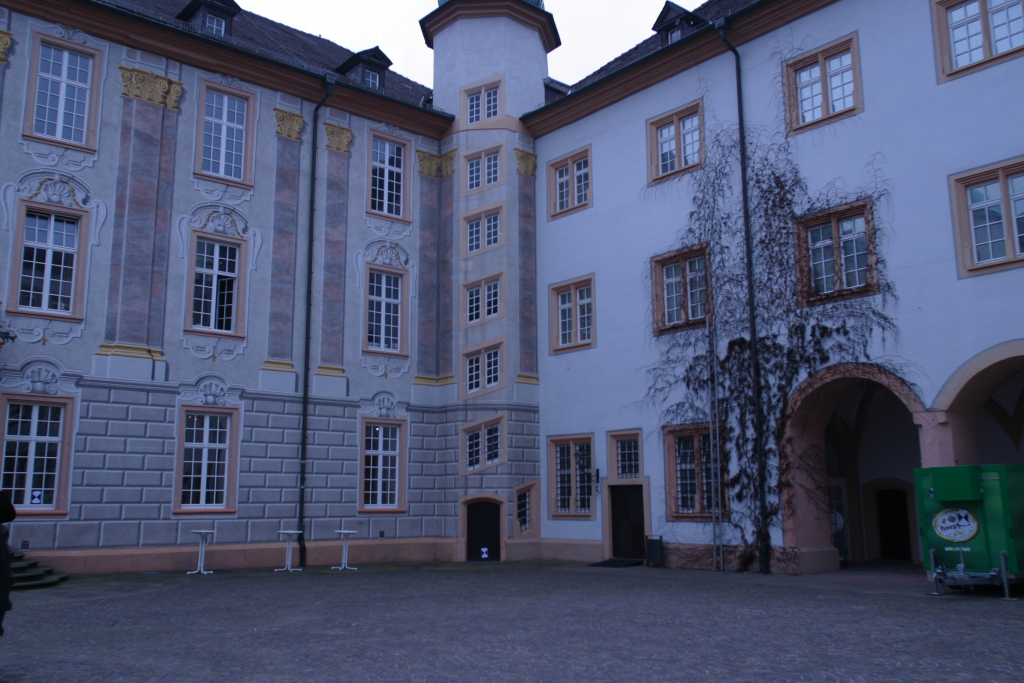
#> input picture images/0000.jpg, 3072 x 2048 px (shown at 1/3 size)
$ python -i detect_match.py   (imports and definitions only)
#> lines starting #> are read from the running program, lines starting #| are printed output that depends on the picture
# detect_match.py
# reference: https://docs.opencv.org/4.x/dc/dc3/tutorial_py_matcher.html
#https://www.geeksforgeeks.org/sift-interest-point-detector-using-python-opencv/# ----------------
# - Detect keypoints and compute descriptors (using ORB).
# - BRUTE FORCE MATCHER
# - Match keypoints between images (considering consecutive pairs).
# - Filter matches (e.g., using ratio tests).


import cv2
import numpy as np

def detect_and_match(images):
    """
    Detects keypoints and matches for consecutive image pairs.

    For each consecutive pair (images[i] and images[i+1]):
      - Converts images to grayscale.
      - Detects keypoints and computes ORB descriptors.
      - Uses a BFMatcher with Hamming distance and applies the ratio test.
    Returns a list of dictionaries (one per pair) with:
      - 'img1', 'img2': the original images.
      - 'kp1', 'kp2': keypoints for each image.
      - 'matches': list of filtered matches.
    """

    orb = cv2.ORB_create()
    bf = cv2.BFMatcher(cv2.NORM_HAMMING, crossCheck=False)
    match_results = []
    for i in range(len(images) - 1):
        img1_gray = cv2.cvtColor(images[i], cv2.COLOR_BGR2GRAY)
        img2_gray = cv2.cvtColor(images[i+1], cv2.COLOR_BGR2GRAY)

        kp1, des1 = orb.detectAndCompute(img1_gray, None)
        kp2, des2 = orb.detectAndCompute(img2_gray, None)
        knn_matches = bf.knnMatch(des1, des2, k=2)
        ratio_thresh = 0.75
        good_matches = []
        for m, n in knn_matches:
            if m.distance < ratio_thresh * n.distance:
                good_matches.append(m)
        good_matches = sorted(good_matches, key=lambda x: x.distance)
        match_results.append({
            "img1": images[i],
            "img2": images[i+1],
            "kp1": kp1,
            "kp2": kp2,
            "matches": good_matches
        })

    return match_results


    '''
def detect_and_match(images):
    """
    Detects keypoints and matches for consecutive image pairs using SIFT descriptors.

    For each consecutive pair (images[i] and images[i+1]):
      - Converts images to grayscale.
      - Detects keypoints and computes SIFT descriptors.
      - Uses a BFMatcher (default NORM_L2) and applies Lowe's ratio test.
    Returns a list of dictionaries (one per pair) with:
      - 'img1', 'img2': the original images.
      - 'kp1', 'kp2': keypoints for each image.
      - 'matches': list of filtered DMatch objects.
    """
    # Initiate SIFT detector
    sift = cv2.SIFT_create()
    # Create BFMatcher with default parameters (L2 norm)
    bf = cv2.BFMatcher()

    match_results = []

    for i in range(len(images) - 1):
        # Convert images to grayscale
        img1_gray = cv2.cvtColor(images[i], cv2.COLOR_BGR2GRAY)
        img2_gray = cv2.cvtColor(images[i+1], cv2.COLOR_BGR2GRAY)

        # Detect keypoints and compute SIFT descriptors
        kp1, des1 = sift.detectAndCompute(img1_gray, None)
        kp2, des2 = sift.detectAndCompute(img2_gray, None)

        # Obtain the two best matches for each descriptor
        knn_matches = bf.knnMatch(des1, des2, k=2)
        ratio_thresh = 0.75
        good_matches = []
        for m, n in knn_matches:
            # Apply Lowe's ratio test
            if m.distance < ratio_thresh * n.distance:
                good_matches.append(m)

        # Sort the good matches by ascending distance
        good_matches = sorted(good_matches, key=lambda x: x.distance)

        match_results.append({
            "img1": images[i],
            "img2": images[i+1],
            "kp1": kp1,
            "kp2": kp2,
            "matches": good_matches
        })

    return match_results
    '''

>>> import cv2
>>> picture = cv2.imread('../images/0000.jpg', cv2.IMREAD_GRAYSCALE)
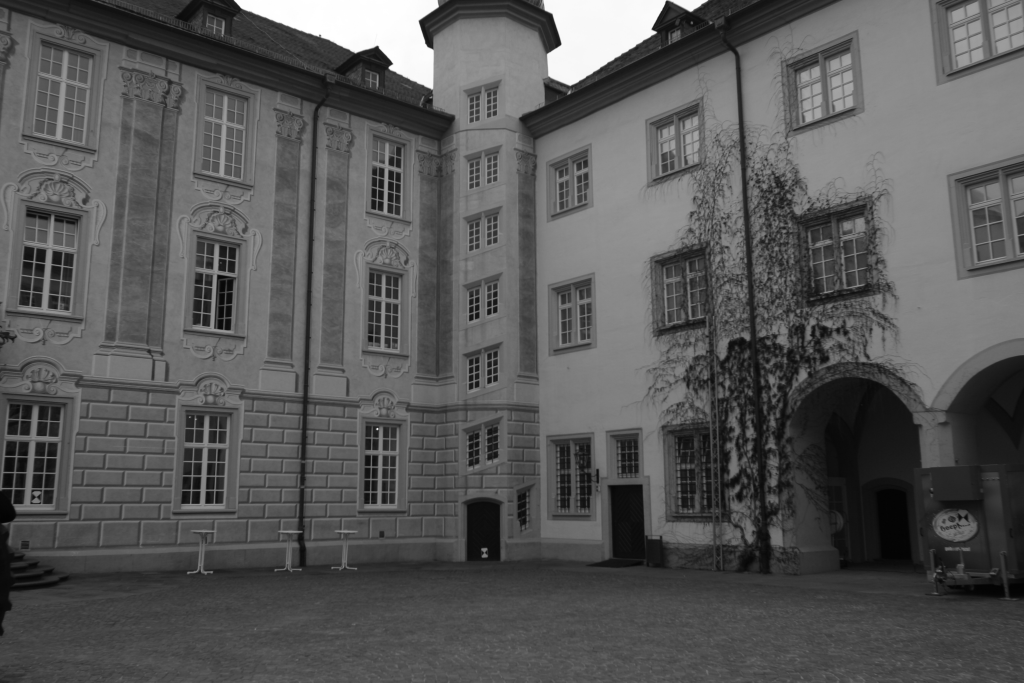
#> picture: shape (2048, 3072) (shown at 1/3 size); min 1, max 255, mean 87
#> the loop in detect_and_match, `for i in range(len(images) - 1):` made 1 pass
#> after the loop in detect_and_match, `for i in range(len(images) - 1):`: match_results = []
#> (the run stopped early here; a loop or call above may not have finished)

$ run again, on images/0001.jpg
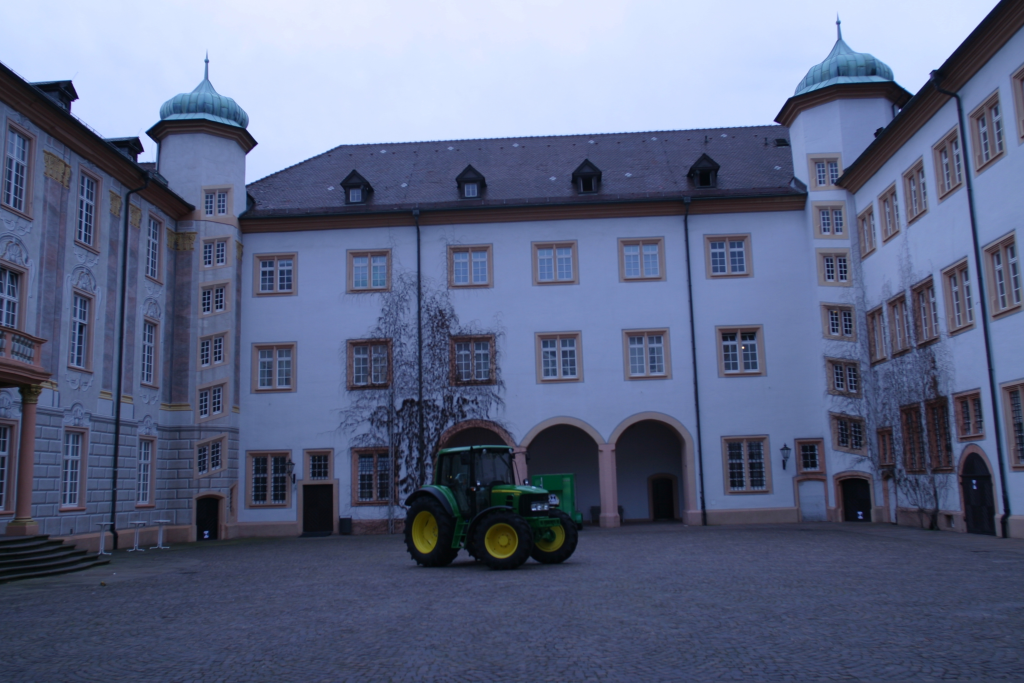
#> input picture images/0001.jpg, 3072 x 2048 px (shown at 1/3 size)
#> `picture = cv2.imread('../images/0000.jpg', cv2.IMREAD_GRAYSCALE)`:
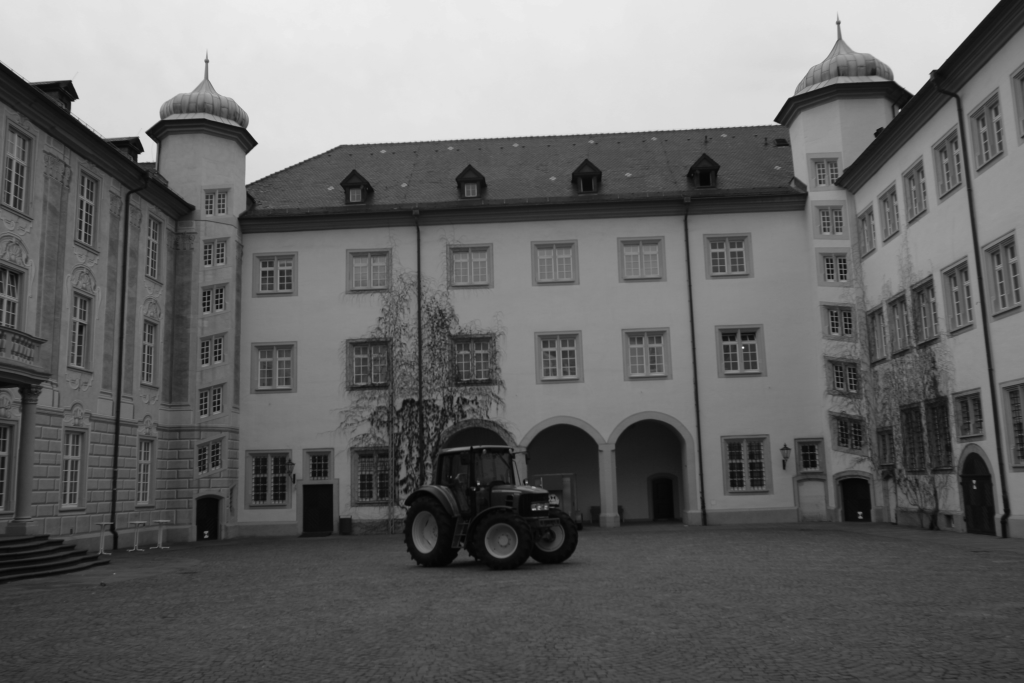
#> picture: shape (2048, 3072) (shown at 1/3 size); min 3, max 250, mean 103.2
#> the loop in detect_and_match, `for i in range(len(images) - 1):` made 1 pass
#> after the loop in detect_and_match, `for i in range(len(images) - 1):`: match_results = []

$ run again, on images/0002.jpg
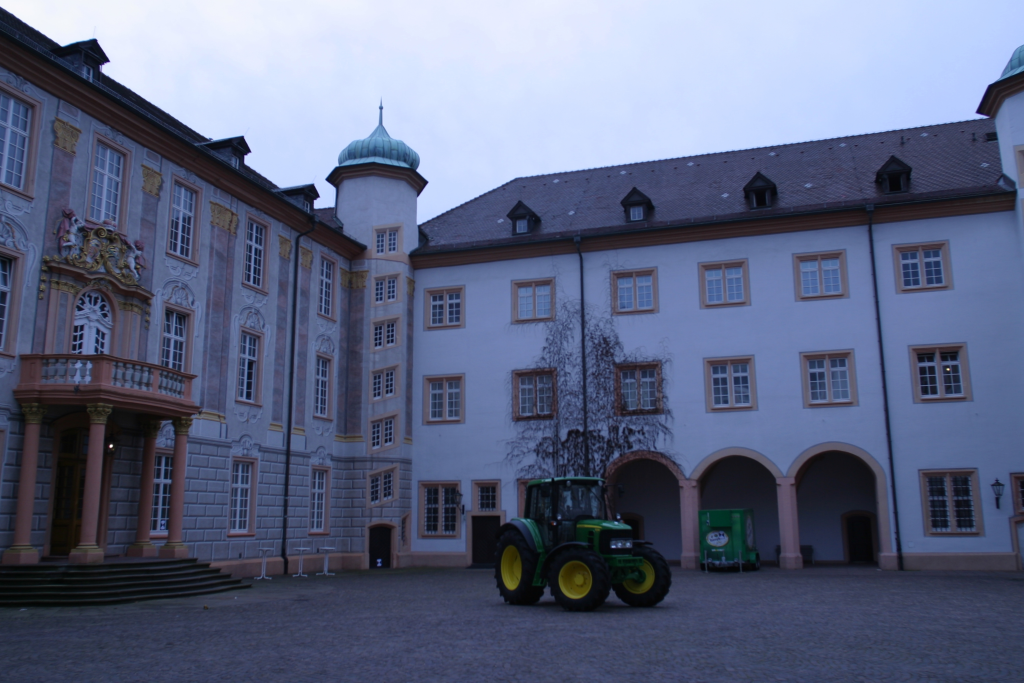
#> input picture images/0002.jpg, 3072 x 2048 px (shown at 1/3 size)
#> `picture = cv2.imread('../images/0000.jpg', cv2.IMREAD_GRAYSCALE)`:
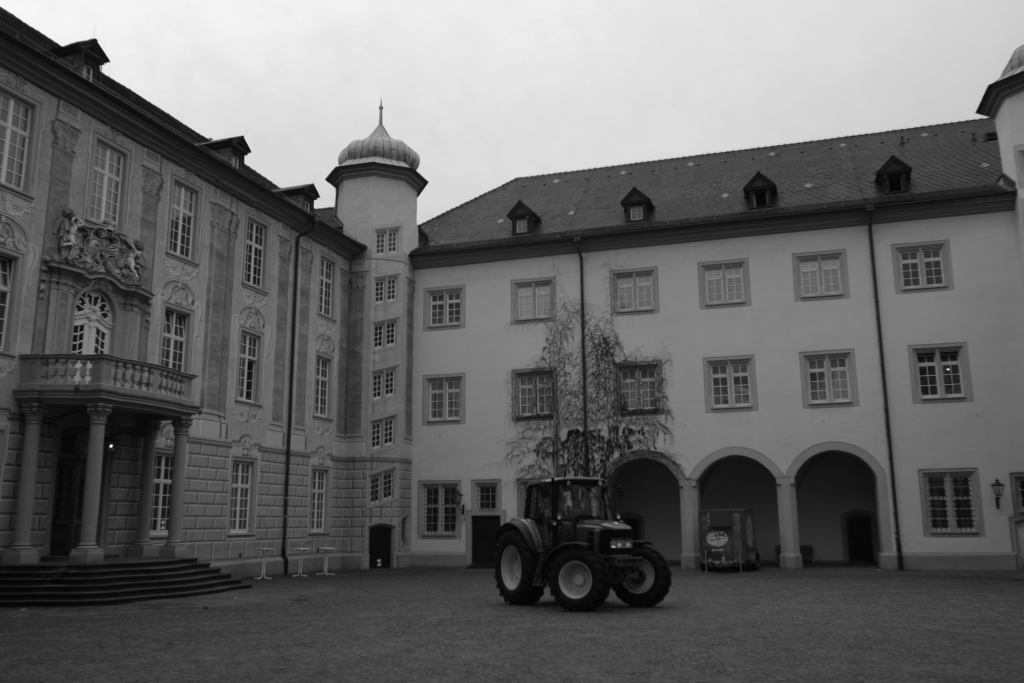
#> picture: shape (2048, 3072) (shown at 1/3 size); min 2, max 254, mean 102.2
#> the loop in detect_and_match, `for i in range(len(images) - 1):` made 1 pass
#> after the loop in detect_and_match, `for i in range(len(images) - 1):`: match_results = []

$ run again, on images/0003.jpg
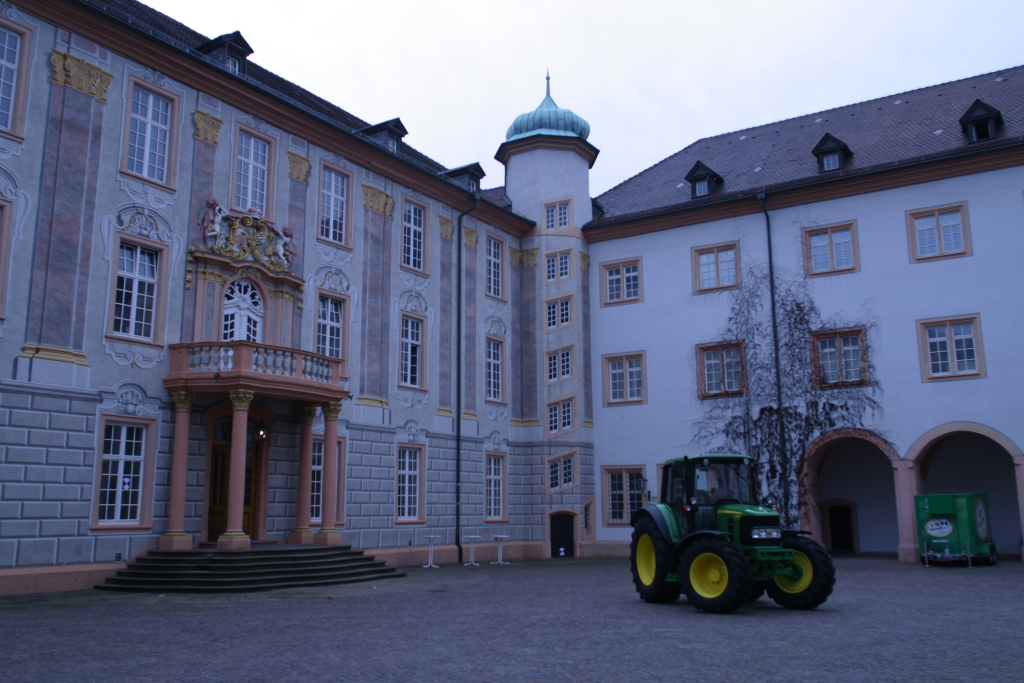
#> input picture images/0003.jpg, 3072 x 2048 px (shown at 1/3 size)
#> `picture = cv2.imread('../images/0000.jpg', cv2.IMREAD_GRAYSCALE)`:
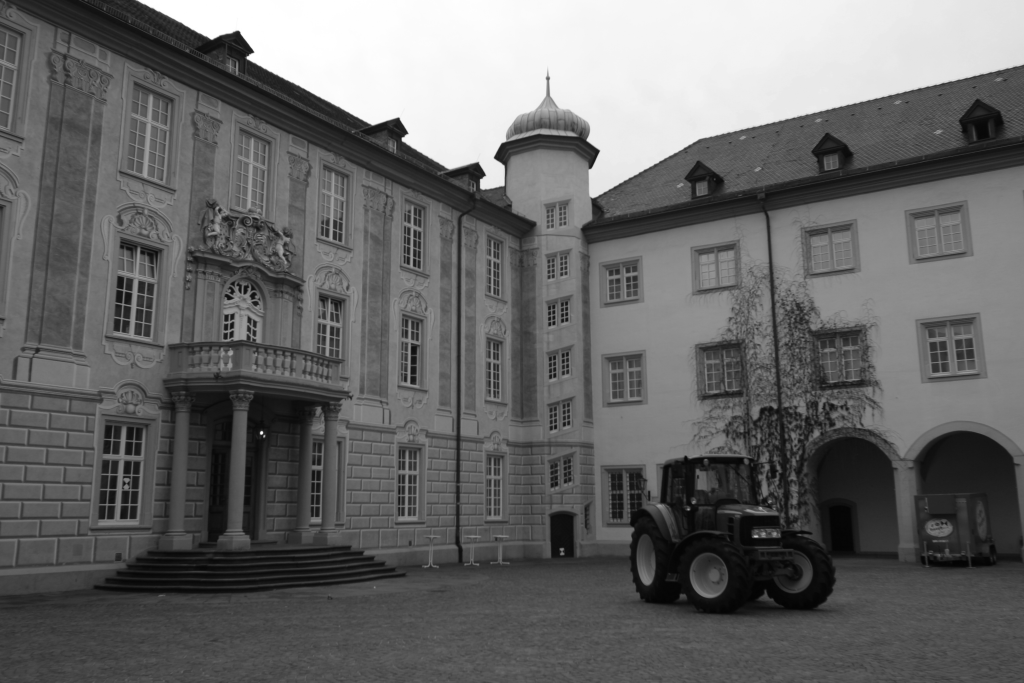
#> picture: shape (2048, 3072) (shown at 1/3 size); min 2, max 255, mean 103.2
#> the loop in detect_and_match, `for i in range(len(images) - 1):` made 1 pass
#> after the loop in detect_and_match, `for i in range(len(images) - 1):`: match_results = []
